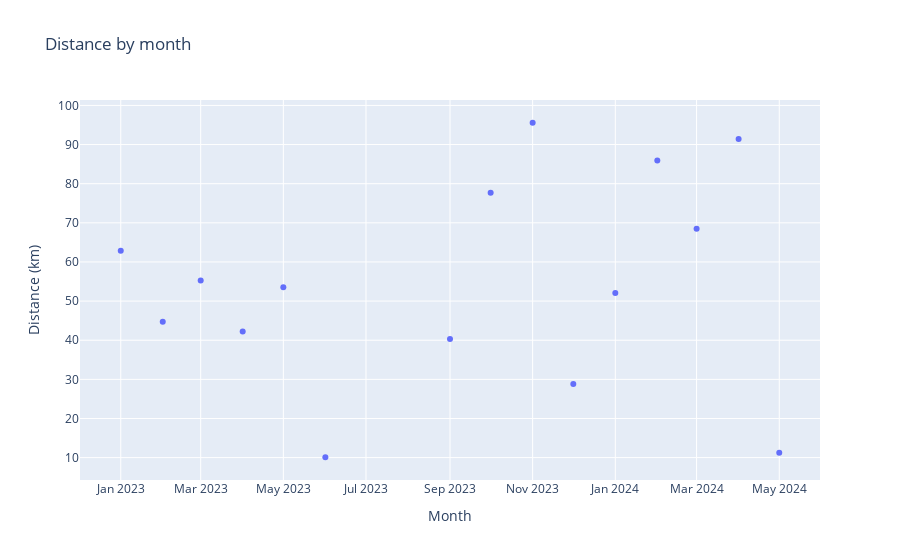

The notebook cell this image was saved under:
### Code cell
# plot distance

fig = go.Figure()
fig.add_trace(go.Scatter(x=month_agg.index, y=month_agg["distance"], mode='markers'))
fig.update_layout(title="Distance by month", xaxis_title="Month", yaxis_title="Distance (km)")
fig.show()

### Figure 1 — Plotly figure (JSON) as saved in the notebook; plotly's stock layout.template omitted (floating-point values rounded to 4 significant figures)
{"data": [{"mode": "markers", "type": "scatter", "x": ["2023-01", "2023-02", "2023-03", "2023-04", "2023-05", "2023-06", "2023-09", "2023-10", "2023-11", "2023-12", "2024-01", "2024-02", "2024-03", "2024-04", "2024-05"], "y": [62.83, 44.74, 55.23, 42.26, 53.53, 10.09, 40.29, 77.7, 95.57, 28.79, 52.08, 85.94, 68.51, 91.41, 11.25]}], "layout": {"title": {"text": "Distance by month"}, "xaxis": {"title": {"text": "Month"}}, "yaxis": {"title": {"text": "Distance (km)"}}}}
